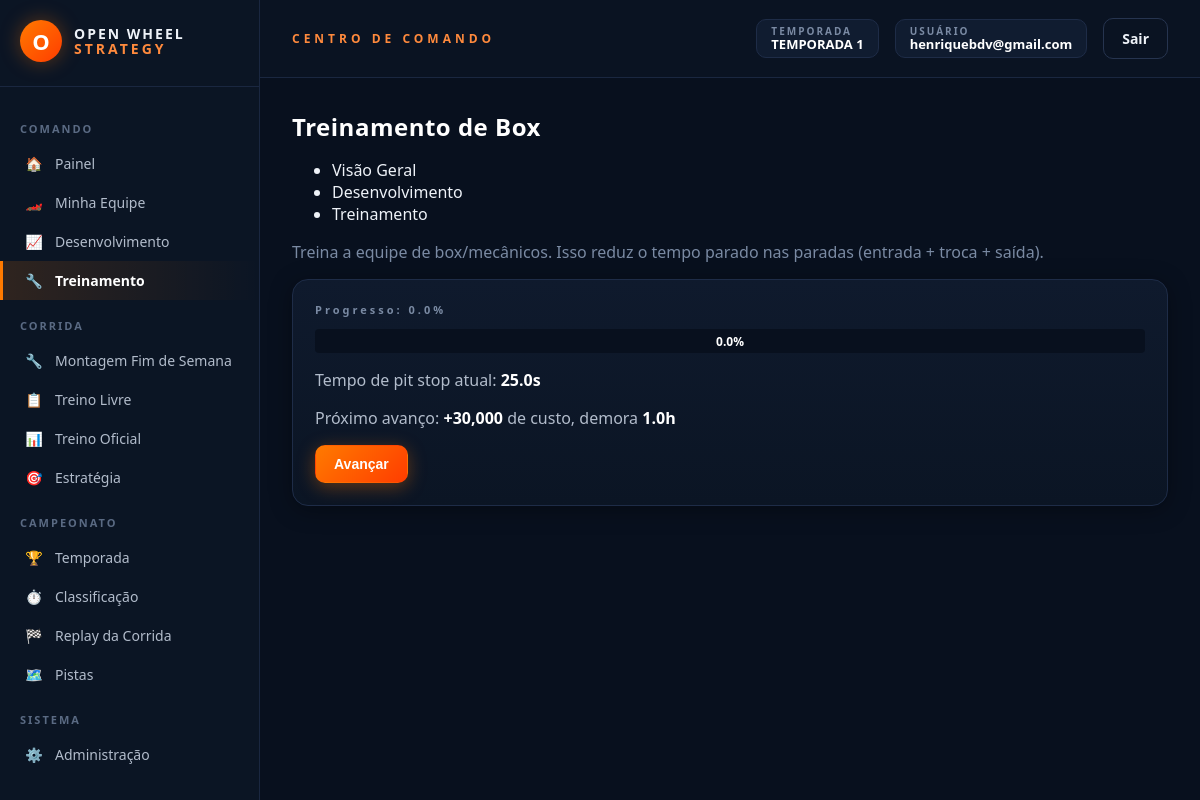
The page /minha-equipe/treinamento (signed in) on the database as committed earlier.
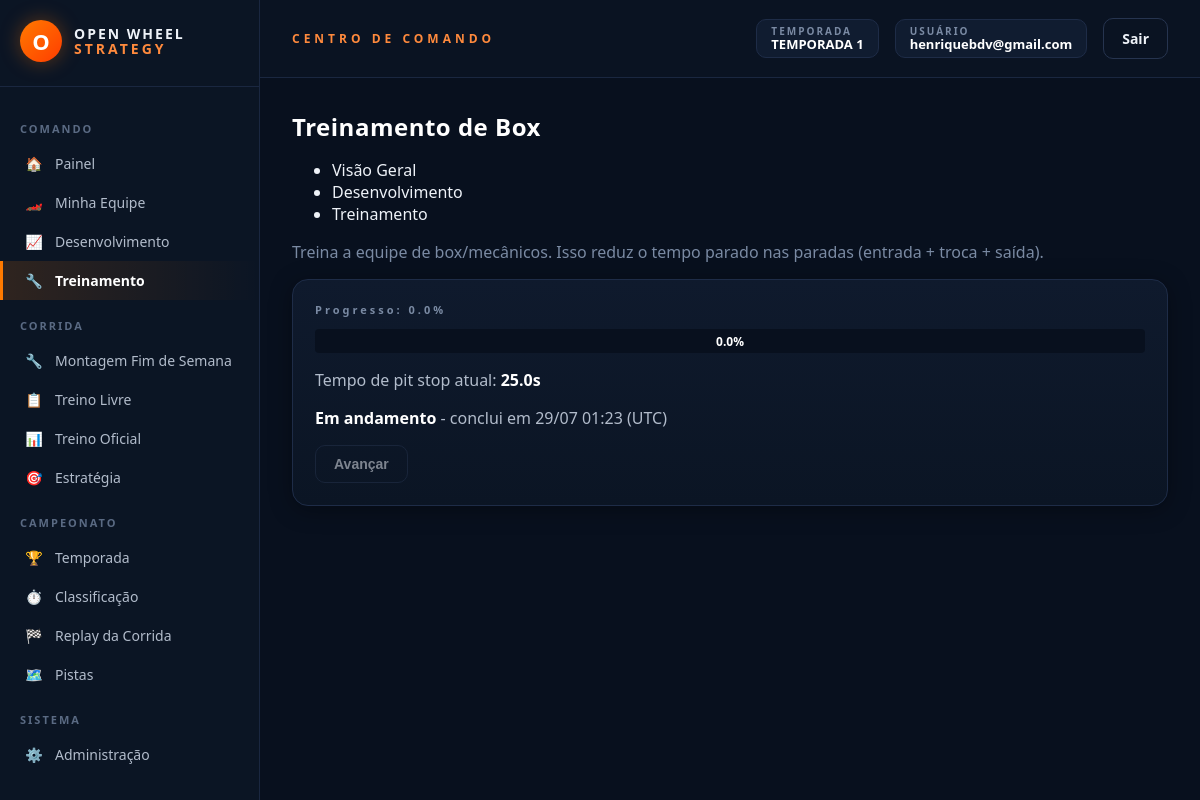
The same page on the database as committed later.
### models.py (models this page shows)
class TreinamentoBox(db.Model):
    __tablename__ = "treinamentos_box"
    id = db.Column(db.Integer, primary_key=True)
    equipe_id = db.Column(db.Integer, db.ForeignKey("carros_jogadores.id"), unique=True, nullable=False)
    percentual = db.Column(db.Float, default=0.0)
    em_progresso = db.Column(db.Boolean, default=False)
    inicio_em = db.Column(db.DateTime, nullable=True)
    horario_conclusao = db.Column(db.DateTime, nullable=True)
    @classmethod
    def obter_ou_criar(cls, equipe_id):
        registro = cls.query.filter_by(equipe_id=equipe_id).first()
        if not registro:
            registro = cls(equipe_id=equipe_id)
            db.session.add(registro)
            db.session.commit()
        return registro

### rotas/desenvolvimento.py (the view)
    @app.route("/minha-equipe/treinamento", methods=["GET", "POST"])
    @login_requerido
    def treinamento_view():
        usuario = Usuario.query.get(session["usuario_id"])
        if not usuario.equipe:
            return redirect(url_for("minha_equipe"))
        equipe = usuario.equipe
        registro = TreinamentoBox.obter_ou_criar(equipe.id)
        config = Configuracao.obter()
        verificar_conclusao(registro, config.treino_incremento_percentual)
        mensagem = None
        if request.method == "POST":
            _, mensagem = avancar(registro, equipe, config.treino_custo_base, config.treino_custo_fator,
                                  config.treino_tempo_base_horas, config.treino_tempo_fator_horas, config.treino_incremento_percentual)
        proximo_custo = calcular_custo_proximo_avanco(registro.percentual, config.treino_custo_base, config.treino_custo_fator)
        proximo_tempo = calcular_tempo_proximo_avanco_horas(registro.percentual, config.treino_tempo_base_horas, config.treino_tempo_fator_horas)
        tempo_pit_atual = config.pit_tempo_sem_treino - ((config.pit_tempo_sem_treino - config.pit_tempo_treino_completo) * (registro.percentual / 100))
        return render_template("treinamento.html", equipe=equipe, registro=registro,
                               proximo_custo=proximo_custo, proximo_tempo=proximo_tempo, mensagem=mensagem,
                               tempo_pit_atual=round(tempo_pit_atual, 1))

### app.py (called while the page is built)
def _registrar_contexto(app):
    @app.context_processor
    def injetar_globais():
        usuario_id = session.get("usuario_id")
        usuario = Usuario.query.get(usuario_id) if usuario_id else None
        return {
            "usuario_logado": usuario,
            "categorias_fornecedor": FORNECEDORES_CONFIG,
            "temporada_ativa": Temporada.ativa_atual(),
        }

### extensoes.py (called while the page is built)
def login_requerido(view_func):
    @functools.wraps(view_func)
    def wrapper(*args, **kwargs):
        if not session.get("usuario_id"):
            return redirect(url_for("login"))
        return view_func(*args, **kwargs)
    return wrapper

### models.py (called while the page is built)
    @classmethod
    def obter(cls):
        config = cls.query.get(1)
        if not config:
            config = cls(id=1)
            db.session.add(config)
            db.session.commit()
        return config

### models_temporada.py (called while the page is built)
    @classmethod
    def ativa_atual(cls):
        try:
            return cls.query.filter_by(ativa=True).first()
        except (OperationalError, ProgrammingError, NoSuchTableError):
            return None

### templates/treinamento.html (shortened to what this page needs)
{% extends "base.html" %}
{% block css_extra %}
<link rel="stylesheet" href="{{ url_for('static', filename='css/telas/treinamento.css') }}">
{% endblock %}
{% block content %}
<h1 class="trein-title">Treinamento de Box</h1>
{% include "_abas_equipe.html" %}
<p class="ows-muted trein-subtitle">Treina a equipe de box/mecânicos. Isso reduz o tempo parado nas paradas (entrada + troca + saída).</p>
<div class="ows-card">
    <h3>Progresso: {{ registro.percentual }}%</h3>
    <div class="trein-progress-wrapper">
        <progress class="trein-progress" value="{{ registro.percentual }}" max="100"></progress>
        <span class="trein-progress-text">{{ registro.percentual }}%</span>
    </div>
    <p class="trein-status-text">Tempo de pit stop atual: <strong class="ows-strong">{{ tempo_pit_atual }}s</strong></p>
    {% if registro.em_progresso %}
        <p class="trein-status-text"><strong class="ows-strong">Em andamento</strong> - conclui em {{ registro.horario_conclusao.strftime('%d/%m %H:%M') }} (UTC)</p>
        <button class="ows-btn ows-btn-ghost" disabled>Avançar</button>
    {% elif registro.percentual >= 100 %}
        <p class="ows-text-success ows-strong">Treinamento completo! 🎉</p>
    {% else %}
        <p class="trein-status-text">Próximo avanço: <strong class="ows-strong">+{{ "{:,.0f}".format(proximo_custo) }}</strong> de custo, demora <strong class="ows-strong">{{ proximo_tempo }}h</strong></p>
        <form method="POST">
            <button type="submit" class="ows-btn ows-btn-primary">Avançar</button>
        </form>
    {% endif %}
</div>
{% endblock %}

Rows that differ between the two databases and show on the page:
changed TreinamentoBox: em_progresso False → True (drawn); horario_conclusao (not shown) → "29/07 01:23"
Other text that changed with them:
{{ "{:,.0f}".format(proximo_custo) }}: "30,000" → (not shown)
{{ proximo_tempo }}: "1.0" → (not shown)
text no longer shown: "Próximo avanço: + de custo, demora h"
text now shown: "Em andamento - conclui em (UTC)"
